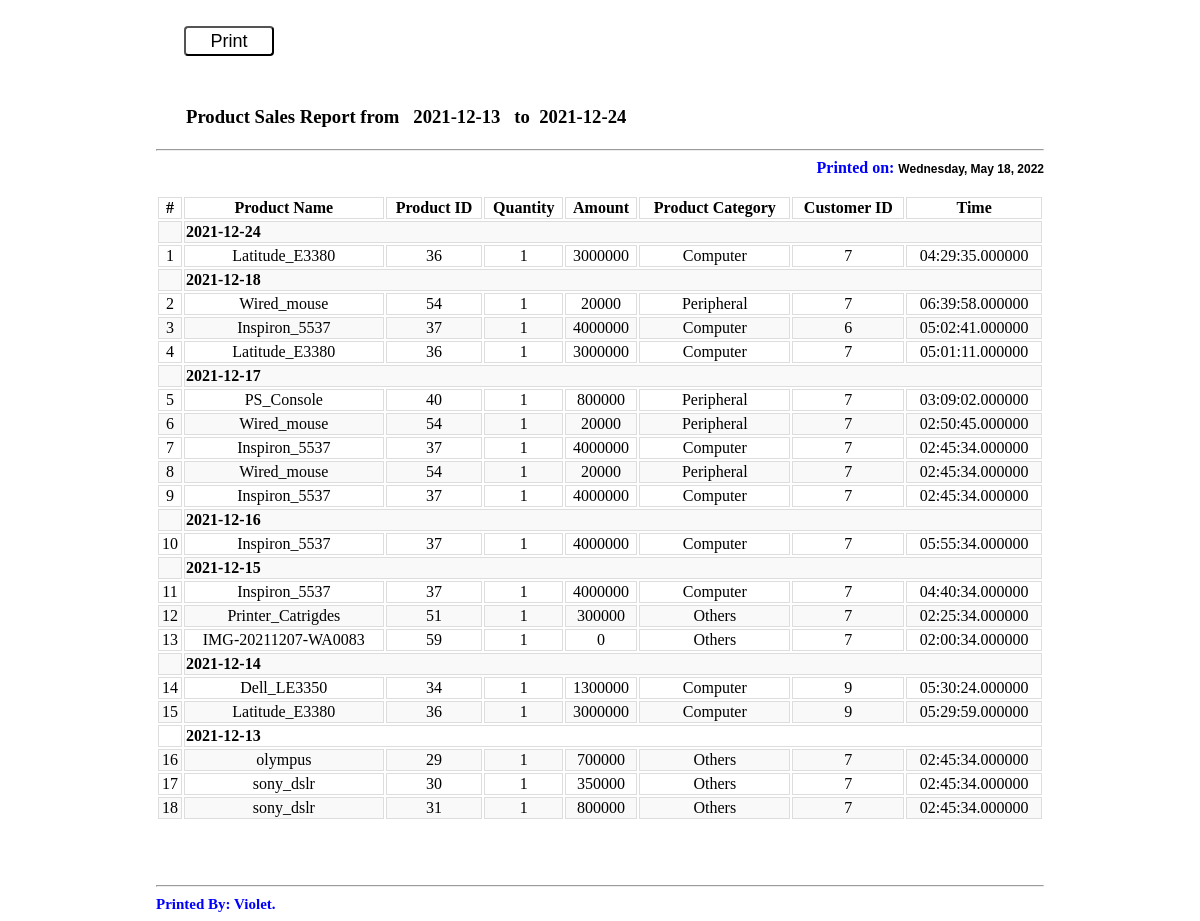
Screenshot of /reports/totalSalesReport.php (signed in) with the database file from the repository.
### tables this page shows
CREATE TABLE `users_items` (
  `id` int(11) NOT NULL,
  `user_id` int(11) NOT NULL,
  `item_id` int(11) NOT NULL,
  `iName` varchar(100) DEFAULT NULL,
  `category` varchar(100) NOT NULL DEFAULT 'Computer',
  `quantity` int(100) NOT NULL DEFAULT 0,
  `amount` int(100) NOT NULL DEFAULT 0,
  `status` enum('Added to cart','Confirmed') NOT NULL,
  `tDate` date NOT NULL DEFAULT current_timestamp(),
  `tTime` time(6) NOT NULL DEFAULT current_timestamp()
);

CREATE TABLE `users` (
  `id` int(11) NOT NULL,
  `uName` varchar(255) NOT NULL,
  `gender` varchar(10) DEFAULT NULL,
  `email` varchar(255) NOT NULL,
  `type` varchar(10) NOT NULL DEFAULT 'normal',
  `password` varchar(255) NOT NULL,
  `contact` varchar(255) NOT NULL,
  `city` varchar(255) NOT NULL,
  `address` varchar(255) NOT NULL,
  `uDate` date NOT NULL DEFAULT current_timestamp(),
  `uTime` time(6) NOT NULL DEFAULT current_timestamp()
);

### reports/totalSalesReport.php (the view, shortened to what this page needs)
<?php
require '../connection.php';
if(!isset($_SESSION['email'])){
    header('location: ../login.php');
}else
{
  $user_id=$_SESSION['id'];
  $user_type_query="SELECT * FROM users WHERE id='$user_id'";
  $user_type_result=mysqli_query($con,$user_type_query) or die(mysqli_error($con));
  $credential_row=mysqli_fetch_array($user_type_result);
}
if(isset($_SESSION['email']) && $credential_row['type']=='admin'){
  $min_date_query="SELECT MIN(tDate) AS earlyDate FROM users_items WHERE status='Confirmed'";
  $min_date_result=mysqli_query($con,$min_date_query) or die(mysqli_error($con));
  $min_date_row=mysqli_fetch_array($min_date_result);
  $max_date_query="SELECT MAX(tDate) AS lateDate FROM users_items WHERE status='Confirmed'";
  $max_date_result=mysqli_query($con,$max_date_query) or die(mysqli_error($con));
  $max_date_row=mysqli_fetch_array($max_date_result);
}else{
  header('location: ../index.php');
}
?>
<!DOCTYPE html>
<html>
<head>
</head>
<body>
	<div class = "container">
		<div id = "header">
			<br/>
			<button type="submit" id="print" onclick="printPage()">Print</button>
			<h1><p style = "margin-left:30px; margin-top:50px; font-size:14pt; font-weight:bold;">Product Sales Report from &nbsp; <?php echo $min_date_row['earlyDate'] ?> &nbsp; to &nbsp;<?php echo $max_date_row['lateDate'] ?></p></h1>
			<hr/>
        	<div align="right">
			<b style="color:blue;">Printed on:</b>
        	</div>
			<br/>
			<table class="table table-striped table-bordered">
			  <thead>
					<tr>
						<th scope="col">#</th>
                      <th scope="col">Product Name</th>
                      <th scope="col">Product ID</th>
                      <th scope="col">Quantity</th>
                      <th scope="col">Amount</th>
                      <th scope="col">Product Category</th>
                      <th scope="col">Customer ID</th>
                      <th scope="col">Time</th>
					</tr>
			  </thead>
			  <tbody>
				<?php
				$sales_query="SELECT * FROM users_items WHERE status='Confirmed' GROUP BY tDate ORDER BY id DESC";
	    		$sales_result=mysqli_query($con,$sales_query) or die(mysqli_error($con));
				$counter=1;
				while($row=mysqli_fetch_array($sales_result)){
                   ?>
                <tr>
                  <td></td><td colspan="7"><b><?php echo $row['tDate']?></b></td>
                </tr>
                <?php
    			$group = $row['tDate'];
  				$sales_query2="SELECT * FROM users_items WHERE status='Confirmed' AND tDate='$group' ORDER BY id DESC";
  				$sales_result2=mysqli_query($con,$sales_query2) or die(mysqli_error($con));
				foreach ($sales_result2 as $row2) {
                ?>
                <tr>
                  <td style="text-align:center;"><?php echo $counter ?></td>
                  <td style="text-align:center;"><?php echo $row2['iName']?></td>
                  <td style="text-align:center;"><?php echo $row2['item_id']?></td>
                  <td style="text-align:center;"><?php echo $row2['quantity']?></td>
                  <td style="text-align:center;"><?php echo $row2['amount']?></td>
                  <td style="text-align:center;"><?php echo $row2['category']?></td>
                  <td style="text-align:center;"><?php echo $row2['user_id']?></td>
                  <td style="text-align:center;"><?php echo $row2['tTime']?></td>
                </tr>
                    <?php $counter=$counter+1;}?>
			<?php }?>
			  </tbody>
		  </table>
			<br />
			<br />
			<hr/>
			<b style="color:blue; font-size:15px;">
			Printed By: <?php echo $credential_row['uName'] ?>.
			</b>
		</div>
	</div>
</body>
</html>

### reports/totalSalesReport.php (style rules this page uses)
.container { width:75%; margin:auto; }
.table { width: 100%; margin-bottom: 20px; }
.table-striped tbody > tr:nth-child(odd) > td, .table-striped tbody > tr:nth-child(odd) > th { background-color: #f9f9f9; }
.table-bordered th, .table-bordered td { border: 1px solid #ddd !important; }
#print { width: 90px; height: 30px; font-size: 18px; background: white; border-radius: 4px; margin-left:28px; cursor:hand; }

### rows the page displays
users_items: tDate "2021-12-24", iName "Latitude_E3380", item "36", quantity "1", amount "3000000", category "Computer", user "7", tTime "04:29:35.000000"
users_items: tDate "2021-12-18", iName "Latitude_E3380", item "36", quantity "1", amount "3000000", category "Computer", user "7", tTime "05:01:11.000000"
users_items: iName "Wired_mouse", item "54", quantity "1", amount "20000", category "Peripheral", user "7", tTime "06:39:58.000000"
users_items: iName "Inspiron_5537", item "37", quantity "1", amount "4000000", category "Computer", user "6", tTime "05:02:41.000000"
users_items: tDate "2021-12-17", iName "Inspiron_5537", item "37", quantity "1", amount "4000000", category "Computer", user "7", tTime "02:45:34.000000"
users_items: iName "PS_Console", item "40", quantity "1", amount "800000", category "Peripheral", user "7", tTime "03:09:02.000000"
users_items: iName "Wired_mouse", item "54", quantity "1", amount "20000", category "Peripheral", user "7", tTime "02:50:45.000000"
users_items: iName "Inspiron_5537", item "37", quantity "1", amount "4000000", category "Computer", user "7", tTime "02:45:34.000000"
users_items: iName "Wired_mouse", item "54", quantity "1", amount "20000", category "Peripheral", user "7", tTime "02:45:34.000000"
users_items: tDate "2021-12-16", iName "Inspiron_5537", item "37", quantity "1", amount "4000000", category "Computer", user "7", tTime "05:55:34.000000"
users_items: tDate "2021-12-15", iName "IMG-20211207-WA0083", item "59", quantity "1", amount "0", category "Others", user "7", tTime "02:00:34.000000"
users_items: iName "Inspiron_5537", item "37", quantity "1", amount "4000000", category "Computer", user "7", tTime "04:40:34.000000"
users_items: iName "Printer_Catrigdes", item "51", quantity "1", amount "300000", category "Others", user "7", tTime "02:25:34.000000"
users_items: tDate "2021-12-14", iName "Latitude_E3380", item "36", quantity "1", amount "3000000", category "Computer", user "9", tTime "05:29:59.000000"
users_items: iName "Dell_LE3350", item "34", quantity "1", amount "1300000", category "Computer", user "9", tTime "05:30:24.000000"
users_items: tDate "2021-12-13", iName "sony_dslr", item "31", quantity "1", amount "800000", category "Others", user "7", tTime "02:45:34.000000"
users_items: iName "olympus", item "29", quantity "1", amount "700000", category "Others", user "7", tTime "02:45:34.000000"
users_items: iName "sony_dslr", item "30", quantity "1", amount "350000", category "Others", user "7", tTime "02:45:34.000000"
users: uName "Violet"

### other values shown
$min_date_row['earlyDate'] "2021-12-13"
$max_date_row['lateDate'] "2021-12-24"
